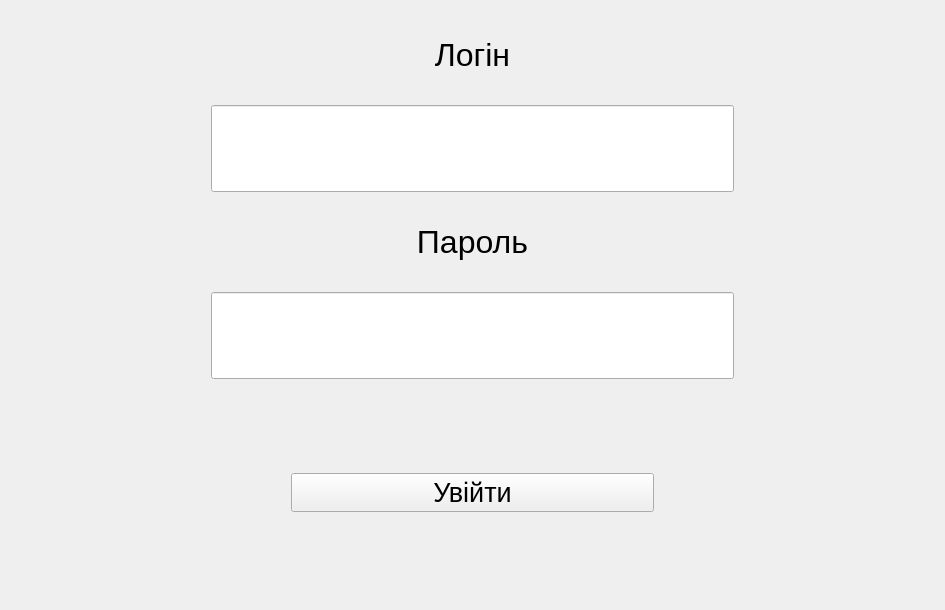
<?xml version="1.0" encoding="UTF-8"?>
<ui version="4.0">
 <class>PhotoReporterAdminPanelClass</class>
 <widget class="QMainWindow" name="PhotoReporterAdminPanelClass">
  <property name="geometry">
   <rect>
    <x>0</x>
    <y>0</y>
    <width>945</width>
    <height>610</height>
   </rect>
  </property>
  <property name="maximumSize">
   <size>
    <width>16777215</width>
    <height>16777215</height>
   </size>
  </property>
  <property name="font">
   <font>
    <pointsize>32</pointsize>
   </font>
  </property>
  <property name="windowTitle">
   <string>PhotoReporterAdminPanel</string>
  </property>
  <property name="layoutDirection">
   <enum>Qt::LeftToRight</enum>
  </property>
  <widget class="QWidget" name="centralWidget">
   <layout class="QGridLayout" name="gridLayout">
    <item row="0" column="0">
     <layout class="QVBoxLayout" name="verticalLayout_2">
      <item>
       <layout class="QHBoxLayout" name="horizontalLayout">
        <property name="spacing">
         <number>0</number>
        </property>
        <item>
         <layout class="QVBoxLayout" name="verticalLayout">
          <property name="leftMargin">
           <number>200</number>
          </property>
          <property name="rightMargin">
           <number>200</number>
          </property>
          <item>
           <widget class="QLabel" name="label">
            <property name="sizePolicy">
             <sizepolicy hsizetype="Expanding" vsizetype="Expanding">
              <horstretch>0</horstretch>
              <verstretch>0</verstretch>
             </sizepolicy>
            </property>
            <property name="font">
             <font>
              <pointsize>24</pointsize>
             </font>
            </property>
            <property name="frameShape">
             <enum>QFrame::NoFrame</enum>
            </property>
            <property name="text">
             <string>Логін</string>
            </property>
            <property name="alignment">
             <set>Qt::AlignCenter</set>
            </property>
            <property name="margin">
             <number>0</number>
            </property>
           </widget>
          </item>
          <item>
           <widget class="QLineEdit" name="LoginLine">
            <property name="sizePolicy">
             <sizepolicy hsizetype="Expanding" vsizetype="Expanding">
              <horstretch>0</horstretch>
              <verstretch>0</verstretch>
             </sizepolicy>
            </property>
            <property name="maximumSize">
             <size>
              <width>16777215</width>
              <height>300</height>
             </size>
            </property>
            <property name="font">
             <font>
              <pointsize>24</pointsize>
             </font>
            </property>
            <property name="maxLength">
             <number>64</number>
            </property>
            <property name="alignment">
             <set>Qt::AlignCenter</set>
            </property>
           </widget>
          </item>
          <item>
           <widget class="QLabel" name="label_2">
            <property name="sizePolicy">
             <sizepolicy hsizetype="Expanding" vsizetype="Expanding">
              <horstretch>0</horstretch>
              <verstretch>0</verstretch>
             </sizepolicy>
            </property>
            <property name="font">
             <font>
              <pointsize>24</pointsize>
             </font>
            </property>
            <property name="text">
             <string>Пароль</string>
            </property>
            <property name="alignment">
             <set>Qt::AlignCenter</set>
            </property>
            <property name="margin">
             <number>0</number>
            </property>
           </widget>
          </item>
          <item>
           <widget class="QLineEdit" name="PasswordLine">
            <property name="sizePolicy">
             <sizepolicy hsizetype="Expanding" vsizetype="Expanding">
              <horstretch>0</horstretch>
              <verstretch>0</verstretch>
             </sizepolicy>
            </property>
            <property name="font">
             <font>
              <pointsize>24</pointsize>
             </font>
            </property>
            <property name="maxLength">
             <number>64</number>
            </property>
            <property name="echoMode">
             <enum>QLineEdit::Password</enum>
            </property>
            <property name="alignment">
             <set>Qt::AlignCenter</set>
            </property>
            <property name="placeholderText">
             <string/>
            </property>
           </widget>
          </item>
          <item>
           <spacer name="verticalSpacer">
            <property name="orientation">
             <enum>Qt::Vertical</enum>
            </property>
            <property name="sizeHint" stdset="0">
             <size>
              <width>20</width>
              <height>40</height>
             </size>
            </property>
           </spacer>
          </item>
          <item>
           <layout class="QHBoxLayout" name="horizontalLayout_4">
            <property name="spacing">
             <number>0</number>
            </property>
            <property name="leftMargin">
             <number>80</number>
            </property>
            <property name="rightMargin">
             <number>80</number>
            </property>
            <item>
             <widget class="QPushButton" name="SignInButton">
              <property name="sizePolicy">
               <sizepolicy hsizetype="Preferred" vsizetype="Fixed">
                <horstretch>0</horstretch>
                <verstretch>0</verstretch>
               </sizepolicy>
              </property>
              <property name="minimumSize">
               <size>
                <width>200</width>
                <height>0</height>
               </size>
              </property>
              <property name="font">
               <font>
                <pointsize>20</pointsize>
               </font>
              </property>
              <property name="contextMenuPolicy">
               <enum>Qt::DefaultContextMenu</enum>
              </property>
              <property name="text">
               <string>Увійти</string>
              </property>
             </widget>
            </item>
           </layout>
          </item>
          <item>
           <spacer name="verticalSpacer_2">
            <property name="orientation">
             <enum>Qt::Vertical</enum>
            </property>
            <property name="sizeHint" stdset="0">
             <size>
              <width>20</width>
              <height>40</height>
             </size>
            </property>
           </spacer>
          </item>
         </layout>
        </item>
       </layout>
      </item>
     </layout>
    </item>
   </layout>
  </widget>
 </widget>
 <layoutdefault spacing="6" margin="11"/>
 <resources>
  <include location="PhotoReporterAdminPanel.qrc"/>
 </resources>
 <connections/>
</ui>
